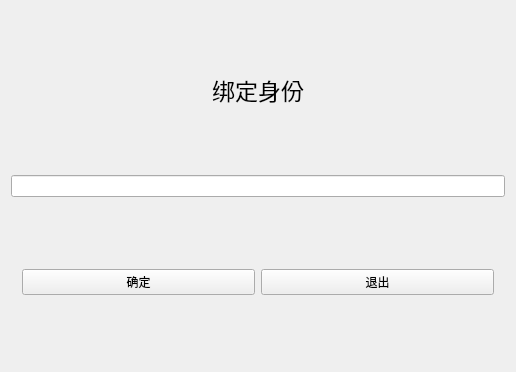
<?xml version="1.0" encoding="UTF-8"?>
<ui version="4.0">
 <class>check_identity</class>
 <widget class="QWidget" name="check_identity">
  <property name="geometry">
   <rect>
    <x>0</x>
    <y>0</y>
    <width>516</width>
    <height>372</height>
   </rect>
  </property>
  <property name="windowTitle">
   <string>check_identity</string>
  </property>
  <layout class="QGridLayout" name="gridLayout" rowstretch="1,2,1">
   <item row="0" column="0">
    <widget class="QLabel" name="label">
     <property name="font">
      <font>
       <pointsize>17</pointsize>
      </font>
     </property>
     <property name="text">
      <string>绑定身份</string>
     </property>
     <property name="alignment">
      <set>Qt::AlignCenter</set>
     </property>
    </widget>
   </item>
   <item row="1" column="0">
    <widget class="QLineEdit" name="lineEdit"/>
   </item>
   <item row="2" column="0">
    <widget class="QWidget" name="widget" native="true">
     <layout class="QHBoxLayout" name="horizontalLayout">
      <item>
       <widget class="QPushButton" name="pushButton">
        <property name="text">
         <string>确定</string>
        </property>
       </widget>
      </item>
      <item>
       <widget class="QPushButton" name="pushButton_2">
        <property name="text">
         <string>退出</string>
        </property>
       </widget>
      </item>
     </layout>
    </widget>
   </item>
  </layout>
 </widget>
 <layoutdefault spacing="6" margin="11"/>
 <resources/>
 <connections/>
</ui>
